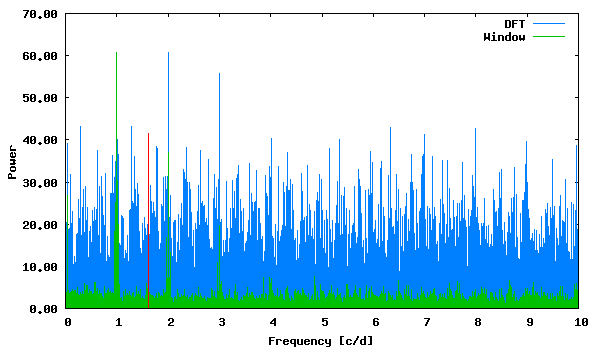

Source code (gnuplot):
set term png size 600,350 medium
set colors classic
set output "phase_lc_20.deeming.png"
set xlabel "Frequency [c/d]"
set ylabel "Power"
set format y "%5.2f"
plot "deeming.periodogram" using 1:2 with lines linecolor 3 title "DFT", "deeming.periodogram" using 1:3 with lines linecolor 2 title "Window", "<echo '1.623843 41.48645363'" with impulses linecolor 1 title ""
 
